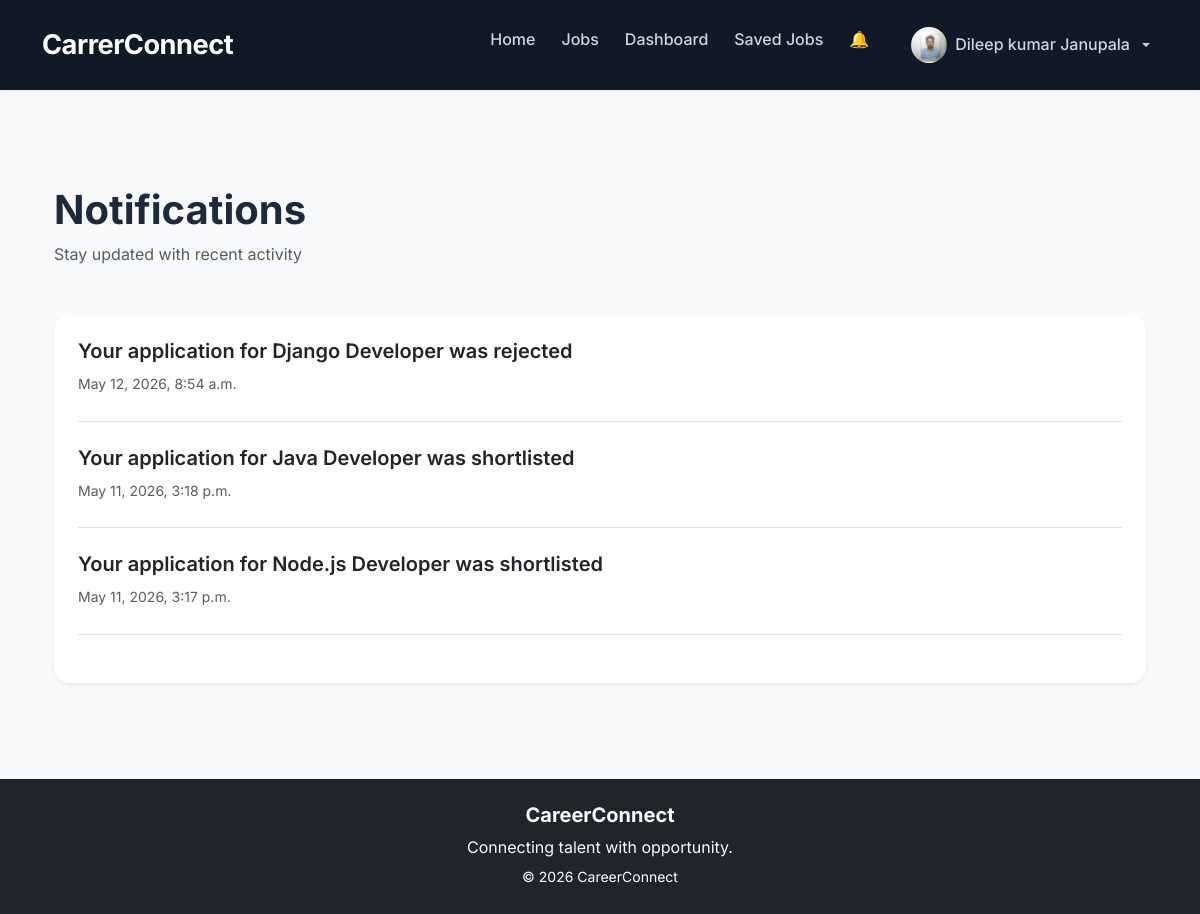
/applications/notifications/ (signed in), run on the app's committed database.
### accounts/models.py (models this page shows, shortened)
class UserProfile(models.Model):
    ROLE_CHOICES = (
        ('candidate', 'Candidate'),
        ('recruiter', 'Recruiter'),
    )
    user = models.OneToOneField(
        User,
        on_delete=models.CASCADE
    )
    full_name = models.CharField(
    max_length=200,
    blank=True
)
    role = models.CharField(
        max_length=20,
        choices=ROLE_CHOICES,
         default='candidate'
    )
    profile_image = models.ImageField(
        upload_to='profile_images/',
        blank=True,
        null=True
    )
    bio = models.TextField(
        blank=True,
        null=True
    )
    skills = models.CharField(
        max_length=300,
        blank=True,
        null=True
    )
    education = models.TextField(
        blank=True,
        null=True
    )
    experience = models.TextField(
        blank=True,
        null=True
    )
    resume = models.FileField(
        upload_to='resumes/',
        blank=True,
        null=True
    )
    company_name = models.CharField(
        max_length=255,
        blank=True,
        null=True
    )
    company_website = models.URLField(
        blank=True,
        null=True
    )
    company_description = models.TextField(
        blank=True,
        null=True
    )

### applications/models.py (models this page shows, shortened)
class Notification(models.Model):
    user = models.ForeignKey(
        User,
        on_delete=models.CASCADE,
        related_name='notifications'
    )
    application = models.ForeignKey(
        Application,
        on_delete=models.CASCADE,
        null=True,
        blank=True
    )
    message = models.TextField()
    is_read = models.BooleanField(
        default=False
    )
    created_at = models.DateTimeField(
        auto_now_add=True
    )

### applications/views.py (the view)
@login_required
def notifications_view(request):
    notifications = Notification.objects.filter(
        user=request.user
    ).order_by('-created_at')
    notifications.update(
        is_read=True
    )
    context = {
        'notifications': notifications
    }
    return render(
        request,
        'applications/notifications.html',
        context
    )

### accounts/context_processors.py (called while the page is built)
def notification_count(request):
    if request.user.is_authenticated:
        count = Notification.objects.filter(
            user=request.user,
            is_read=False
        ).count()
        return {
            'notification_count': count
        }
    return {
        'notification_count': 0
    }

### templates/applications/notifications.html (shortened to what this page needs)
{% extends 'base.html' %}
{% block content %}
<div class="container py-5">
    <div class="mb-5">
        <h1 class="fw-bold">
            Notifications
        </h1>
        <p class="text-muted">
            Stay updated with recent activity
        </p>
    </div>
    <div class="card border-0 shadow-sm rounded-4">
        <div class="card-body p-4">
            {% for notification in notifications %}
                <div class="border-bottom pb-4 mb-4">
                    <div class="d-flex justify-content-between align-items-center">
                        <div>
                            <h5 class="fw-semibold mb-2">
                                {{ notification.message }}
                            </h5>
                            <small class="text-muted">
                                {{ notification.created_at }}
                            </small>
                        </div>
                    </div>
                </div>
            {% empty %}
                <div class="text-center py-5">
                    <h4>
                        No Notifications Yet
                    </h4>
                </div>
            {% endfor %}
        </div>
    </div>
</div>
{% endblock %}

### templates/base.html (shortened to what this page needs)
{% load static %}
<!DOCTYPE html>
<html lang="en">
<head>
<link rel="stylesheet"
href="https://cdn.jsdelivr.net/npm/bootstrap-icons@1.11.3/font/bootstrap-icons.min.css">
<link
    href="https://cdn.jsdelivr.net/npm/bootstrap@5.3.3/dist/css/bootstrap.min.css"
    rel="stylesheet">
<link
    rel="stylesheet"
    href="{% static 'css/style.css' %}">
</head>
<body>
    <nav class="navbar navbar-expand-lg navbar-dark shadow-sm">
        <div class="container">
            <a class="navbar-brand fw-bold" href="{% url 'home' %}">
                CarrerConnect
            </a>
            <div class="collapse navbar-collapse" id="navbarNav">
                <ul class="navbar-nav ms-auto">
                    <li class="nav-item">
                        <a class="nav-link {% if request.path == '/' %}active fw-bold{% endif %}"
                                href="{% url 'home' %}">
                            Home
                        </a>
                    </li>
                    <li class="nav-item">
                       <a class="nav-link {% if '/jobs/' in request.path %}active fw-bold{% endif %}"
                            href="{% url 'jobs' %}">
                            Jobs
                        </a>
                    </li>
                           {% if user.is_authenticated %}
                                    {% if user.userprofile.role == 'candidate' %}
                                    <li class="nav-item">
                                        <a class="nav-link {% if '/applications/candidate/dashboard/' in request.path %}active fw-bold{% endif %}"
                                            href="{% url 'candidate_dashboard' %}">
                                            Dashboard
                                        </a>
                                    </li>
                                        <li class="nav-item">
                                            <a class="nav-link {% if '/applications/saved-jobs/' in request.path %}active fw-bold{% endif %}"
                                                href="{% url 'saved_jobs' %}">
                                                Saved Jobs
                                            </a>
                                        </li>
                                    {% endif %}
                                <li class="nav-item me-3">
                                    <a class="nav-link position-relative text-white"
                                    href="{% url 'notifications' %}">
                                        🔔
                                    </a>
                                </li>
                                    <li class="nav-item dropdown">
                                    <a class="nav-link dropdown-toggle d-flex align-items-center gap-2 {% if '/accounts/profile/' in request.path %}active fw-bold{% endif %}"
                                    href="#"
                                    role="button"
                                    data-bs-toggle="dropdown"
                                    aria-expanded="false">
                                        {% if user.userprofile.profile_image %}
                                            <img src="{{ user.userprofile.profile_image.url }}"
                                                width="36"
                                                height="36"
                                                class="rounded-circle"
                                                style="object-fit: cover;">
        {% else %}
            <div class="bg-secondary rounded-circle"
                 style="width: 36px;
                        height: 36px;">
            </div>
        {% endif %}
        <span>
            {% if user.userprofile.full_name %}
                {{ user.userprofile.full_name }}
            {% else %}
                {{ request.user.username }}
            {% endif %}
        </span>
    </a>
</li>
                                {% endif %}
                </ul>
            </div>
        </div>
    </nav>
    <div
    id="toastBox"
    class="position-fixed top-0 end-0 p-3"
    style="z-index: 9999;">
</div>
<div class="container mt-5">
    {% block content %}
    {% endblock %}
</div>
    <footer class="bg-dark text-white text-center py-4 mt-5">
    <h5 class="fw-bold">
        CareerConnect
    </h5>
    <p class="text-light mb-1">
        Connecting talent with opportunity.
    </p>
    <small>
        © 2026 CareerConnect
    </small>
</footer>
</body>
</html>

### static/css/style.css (style rules this page uses)
body { font-family: 'Inter', sans-serif; background: #f8fafc; color: #1e293b; line-height: 1.6; }
.navbar { padding: 16px 0; box-shadow: 0 2px 20px rgba(0,0,0,0.08); }
.navbar-brand { font-size: 1.5rem; font-weight: 800; letter-spacing: 0.5px; }
.card { border: none; border-radius: 20px; background: #ffffff; box-shadow: 0 10px 30px rgba(0,0,0,0.05); transition: 0.3s ease; }
footer { margin-top: 80px; padding: 20px; }
.navbar { background: #111827 !important; padding: 18px 0; }
.navbar-brand { font-size: 1.7rem; font-weight: 800; letter-spacing: -0.5px; }
.navbar .nav-link { color: #d1d5db !important; font-weight: 500; margin-left: 10px; transition: all 0.3s ease; }

### data on the page
Notification: message "Your application for Django Developer was rejected", created_at "May 12, 2026, 8:54 a.m."
Notification: message "Your application for Java Developer was shortlisted", created_at "May 11, 2026, 3:18 p.m."
Notification: message "Your application for Node.js Developer was shortlisted", created_at "May 11, 2026, 3:17 p.m."

### other printed values
{{ user.userprofile.full_name }} "Dileep kumar Janupala"
